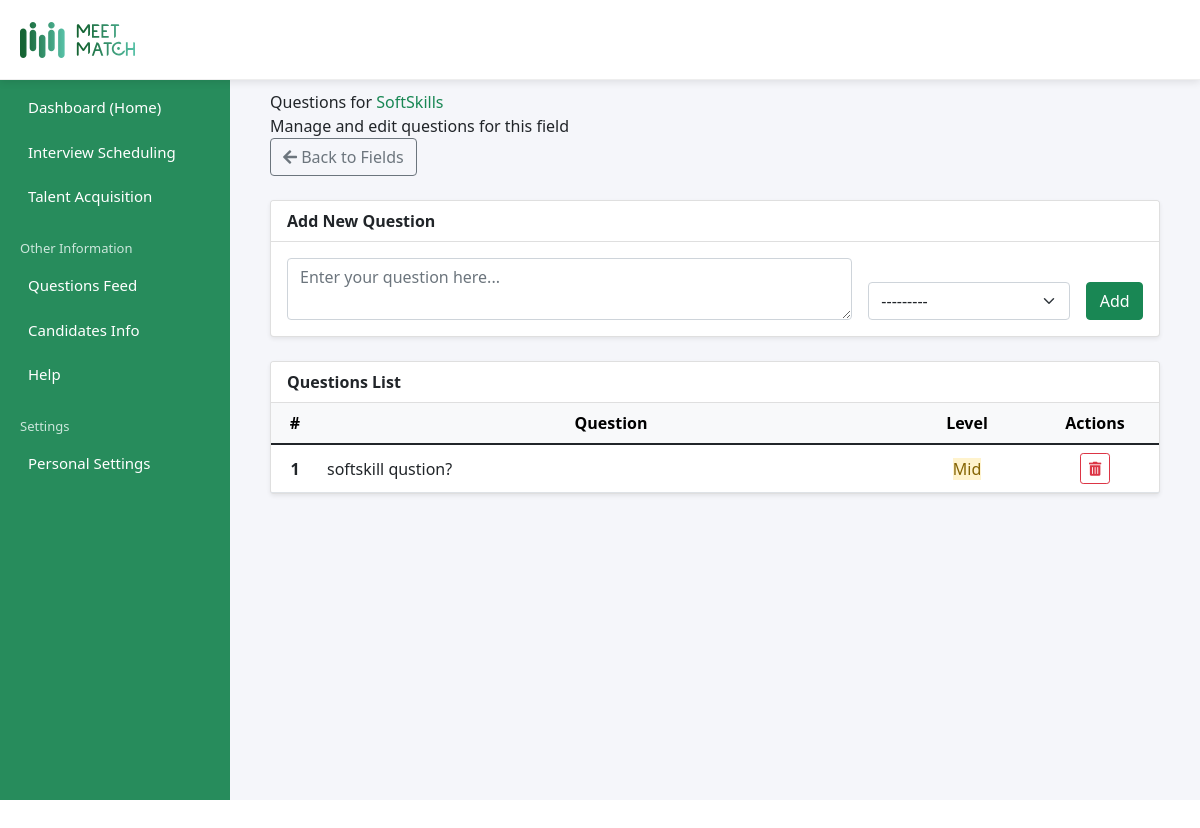
Before: /admin_dashboard/questions/field/softskills-2025-06-28-034115379040/ (signed in) with the older database file.
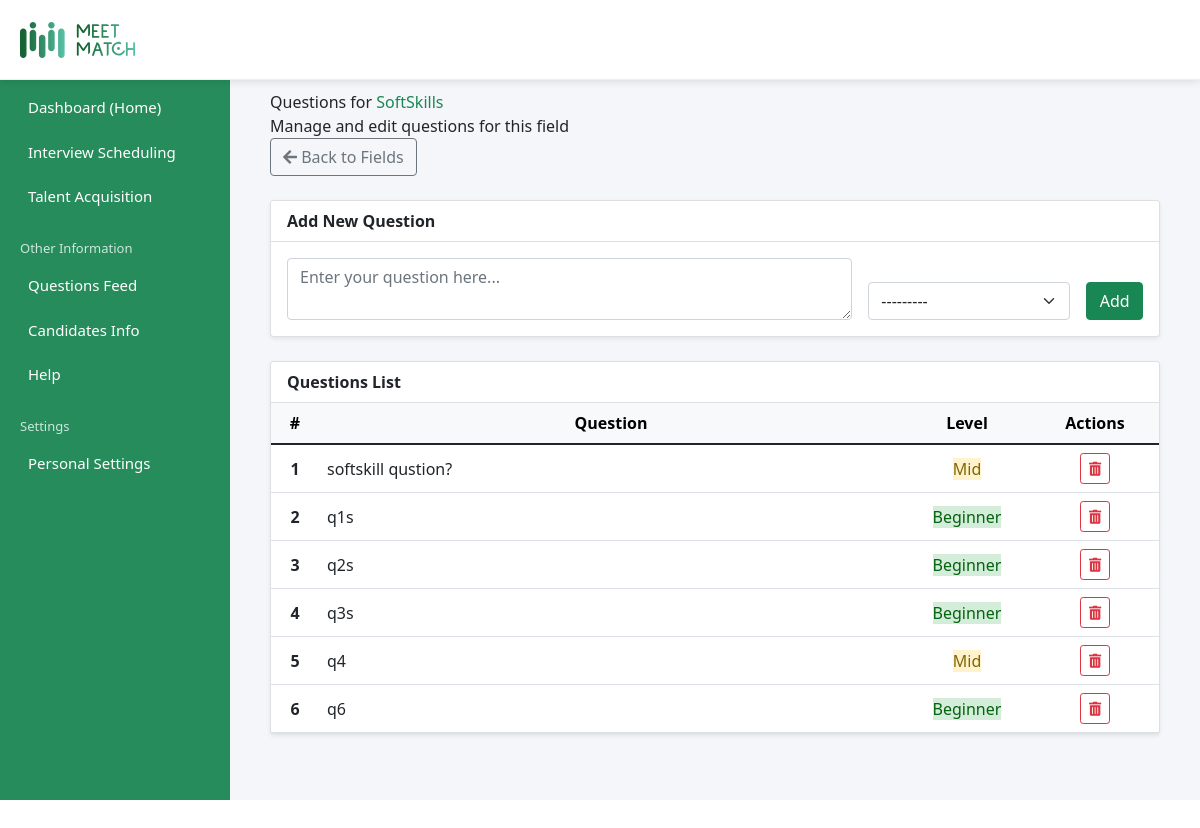
After: the same page with the newer database file.
### questions/models.py (models this page shows, shortened)
class Field(models.Model):
    typeChoices = [
        ('Techincal', 'Techincal'),
        ('Soft Skill', 'Soft Skill'),
    ]
    created_by = models.ForeignKey(User, on_delete=models.CASCADE)
    field_type = models.CharField(max_length=50, choices=typeChoices, default='Techincal')
    name = models.CharField(max_length=100)
    slug = models.SlugField(max_length=100, unique=True, blank=True)

class Question(models.Model):
    LEVEL_CHOICES = [
        ('Beginner', 'Beginner'),
        ('Mid', 'Mid Level'),
        ('Advanced', 'Advanced'),
    ]
    created_by = models.ForeignKey(User, on_delete=models.CASCADE)
    field = models.ForeignKey(Field, on_delete=models.CASCADE, related_name='questions')
    level = models.CharField(max_length=20, choices=LEVEL_CHOICES)
    question_text = models.TextField()

### questions/views.py (the view)
# urls.py: path('field/<slug:field_slug>/', views.edit_question, name='edit_question'),
@login_required
def edit_question(request, field_slug):
    field = get_object_or_404(Field, slug=field_slug)
    questions = Question.objects.filter(field=field,created_by=request.user)
    if request.method == 'POST':
        form = QuestionForm(request.POST)
        if form.is_valid():
            question = form.save(commit=False)
            question.field = field
            question.created_by = request.user
            question.save()
            messages.success(request, 'Question added successfully!')
            return redirect('Questions:edit_question', field_slug=field_slug)
    else:
        form = QuestionForm()
    context = {
        'field': field,
        'questions': questions,
        'form': form,
    }
    return render(request, 'admin/edit_question.html', context)

### questions/forms.py
class QuestionForm(forms.ModelForm):
    class Meta:
        model = Question
        fields = ['question_text', 'level']
        widgets = {
            'level': forms.Select(attrs={
                'class': 'form-control',
                'placeholder': 'difficulty level'
            }),
            'question_text': forms.Textarea(attrs={
                'class': 'form-control',
                'rows': 2,
                'placeholder': 'Enter your question here...'
            }),
        }

### templates/admin/edit_question.html (shortened to what this page needs)
{% extends 'admin_base.html' %}
{% load static %}
{% load widget_tweaks %}
{% block extra_css %}
<link href="https://cdn.jsdelivr.net/npm/bootstrap@5.1.3/dist/css/bootstrap.min.css" rel="stylesheet">
<link rel="stylesheet" href="https://cdnjs.cloudflare.com/ajax/libs/font-awesome/5.15.4/css/all.min.css">
{% endblock %}
{% block content %}
<div class="question-header mb-4">
    <div>
        <div class="question-title">Questions for <span class="text-success">{{ field.name }}</span></div>
        <div class="question-subtitle">Manage and edit questions for this field</div>
    </div>
    <div class="header-buttons">
        <a href="{% url 'Questions:questions' %}" class="btn btn-outline-secondary"><i class="fas fa-arrow-left"></i> Back to Fields</a>
    </div>
</div>
<div class="card mb-4 shadow-sm">
    <div class="card-header bg-white fw-bold">Add New Question</div>
    <div class="card-body">
        <form method="POST" class="row g-3 align-items-end">
            <div class="col-md-8">
                {{ form.question_text }}
            </div>
            <div class="col-md-3">
                {{ form.level|add_class:'form-select' }}
            </div>
            <div class="col-md-1 d-grid">
                <input type="submit" class="btn btn-success" value="Add">
            </div>
        </form>
    </div>
</div>
<div class="card shadow-sm">
    <div class="card-header bg-white fw-bold">Questions List</div>
    <div class="card-body p-0">
        <div class="table-responsive">
            <table class="table mb-0 align-middle">
                <thead class="table-light">
                    <tr class="text-center">
                        <th style="width: 3rem;">#</th>
                        <th>Question</th>
                        <th style="width: 8rem;">Level</th>
                        <th style="width: 8rem;">Actions</th>
                    </tr>
                </thead>
                <tbody>
                    {% for question in questions %}
                    <tr>
                        <td class="text-center fw-bold">{{ forloop.counter }}</td>
                        <td>{{ question.question_text|truncatechars:120 }}</td>
                        <td class="text-center">
                            {% if question.level == 'Beginner' %}
                                <span class="status-badge" style="background-color:#d4edda; color:#04630E;">Beginner</span>
                            {% elif question.level == 'Mid' %}
                                <span class="status-badge" style="background-color:#fff3cd; color:#856404;">Mid</span>
                            {% elif question.level == 'Advanced' %}
                                <span class="status-badge" style="background-color:#f8d7da; color:#721c24;">Advanced</span>
                            {% else %}
                                <span class="status-badge bg-secondary text-white">Unknown</span>
                            {% endif %}
                        </td>
                        <td class="text-center">
                            <form method="post" action="{% url 'Questions:delete_question' question.id %}" style="display:inline;">
                                <button type="submit" class="btn btn-sm btn-outline-danger" title="Delete" onclick="return confirm('Delete this question?');">
                                    <i class="fas fa-trash-alt"></i>
                                </button>
                            </form>
                        </td>
                    </tr>
                    {% empty %}
                    <tr><td colspan="4" class="text-center text-muted py-3">No questions found for this field.</td></tr>
                    {% endfor %}
                </tbody>
            </table>
        </div>
    </div>
</div>
</div>
{% endblock %}

### templates/admin_base.html (shortened to what this page needs)
{% load static %}
<!DOCTYPE html>
<html lang="en">
<head>
  <link rel="stylesheet" href="{% static 'css/style.css' %}">
  <link href="https://cdn.jsdelivr.net/npm/bootstrap@5.3.0/dist/css/bootstrap.min.css" rel="stylesheet">
  {% block extra_css %}{% endblock %}
</head>
<body>
  <div class="top-navbar">
    <img src="{% static 'images/base color-wide.svg' %}" class="top-logo" alt="Logo">
  </div>
  <div class="dashboard-container">
    <div class="sidebar">
      <ul class="sidebar-links">
        <li><a href="{% url 'AdminDashboard:admin_dashboard' %}">Dashboard (Home)</a></li>
        <li><a href="{% url 'InterviewScheduling:interview_scheduling' %}">Interview Scheduling</a></li>
        <li><a href="{% url 'Jobs:post_job' %}">Talent Acquisition</a></li>
        <li class="sidebar-section">Other Information</li>
        <li><a href="{% url 'Questions:questions' %}">Questions Feed</a></li>
        <li><a href="{% url 'AdminDashboard:candidate' %}">Candidates Info</a></li>
        <li><a href="#">Help</a></li>
        <li class="sidebar-section">Settings</li>
        <li><a href="#">Personal Settings</a></li>
      </ul>
    </div>
    <div class="main-content">
      {% block content %}{% endblock %}
    </div>
</body>
</html>

### static/css/style.css (style rules this page uses)
* { margin: 0; padding: 0; box-sizing: border-box; font-family: 'Segoe UI', sans-serif; }
body, html { height: 100%; background-color: #fff; }
body { color: #1a1a1a; }
.top-navbar { display: flex; align-items: center; justify-content: space-between; background-color: #fff; padding: 10px 20px; box-shadow: 0 2px 8px rgba(0, 0, 0, 0.1); }
.top-logo { height: 40px; width: auto; }
.dashboard-container { display: flex; height: 100%; }
.top-navbar { background-color: white; height: 80px; display: flex; align-items: center; padding-left: 20px; border-bottom: 1px solid #eee; position: fixed; top: 0; left: 0; right: 0; z-index: 1000; }
.top-logo { height: 36px; }
.dashboard-container { display: flex; height: calc(100vh - 60px); margin-top: 60px; }
.sidebar { width: 230px; background-color: #278c5c; color: white; padding: 30px 20px 20px 20px; height: calc(100vh - 60px); position: fixed; top: 60px; left: 0; }
.sidebar-links { list-style: none; padding: 0; font-size: 15px; }
.sidebar-links li { margin-bottom: 10px; }
.sidebar-links a { color: white; text-decoration: none; display: block; padding: 6px 8px; border-radius: 6px; }
.sidebar-section { font-size: 13px; color: #cce7dc; margin-top: 25px; margin-bottom: 10px; }
.main-content { margin-left: 230px; padding: 30px 40px; flex-grow: 1; background-color: #f5f6fa; min-height: calc(100vh - 60px); }

Changed rows visible on the page:
added Question: question_text "q1s", level "Beginner"
added Question: question_text "q2s", level "Beginner"
added Question: question_text "q3s", level "Beginner"
added Question: question_text "q4", level "Mid"
added Question: question_text "q6", level "Beginner"
